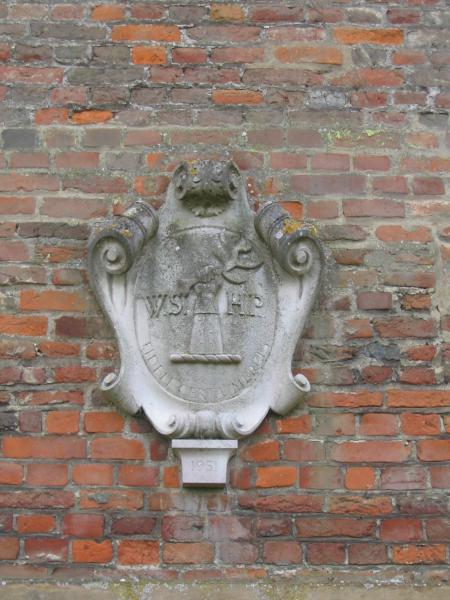
#> input picture assignment-3/images/memorial.jpg, 450 x 600 px; its folder holds 8 pictures in this run
$ jupyter execute Assignment3.ipynb
#> lines starting #> are read from the running program, lines starting #| are printed output that depends on the picture
### assignment-3/src/GrabCut.py
import numpy as np
import maxflow
from sklearn.cluster import KMeans
from sklearn.mixture import GaussianMixture

# [12 lines left out: function display_img_arr, not called in this run]

class GrabCut:
    def __init__(self, img, gamma, k, connected, max_iter, bbox, mask, iters):
        h = img.shape[1]
        w = img.shape[0]

        self.k = k
        self.gamma = gamma
        self.img = img.astype(np.float64)

        up = ((self.img[1:, :] - self.img[:-1, :])**2).sum()# Up-difference expectation
        upright = ((self.img[1:, :-1] - self.img[:-1, 1:])**2).sum() # Up-Right difference  expectation
        left = ((self.img[:, 1:] - self.img[:, :-1])**2).sum() # Left-difference expectation
        upleft = ((self.img[1:, 1:] - self.img[:-1, :-1])**2).sum() # Up-Left difference expectation


        g = maxflow.GraphFloat()
        self.nodeids = g.add_grid_nodes(self.img.shape[:2])

        tot_pixels = 4*w*h - 3*h - 3*w + 2
        inv_beta = up + upright + left + upleft
        inv_beta = 2*inv_beta/tot_pixels
        self.beta = 1/inv_beta  # according to formula given in paper

        for x in range(h):
            for y in range(w):
                source_node = self.nodeids[y, x]
                if y-1 >= 0: # if top neighbor exists
                    dest_node = self.nodeids[y-1, x]
                    temp = np.sum((self.img[y, x] - self.img[y-1, x])**2)
                    wt = np.exp(-self.beta * temp)

                    n_link = self.gamma/1 * wt
                    source_node = self.nodeids[y, x]
                    g.add_edge(source_node, dest_node , n_link, n_link)

                if x-1 >= 0: # if left neighbor exists
                    dest_node = self.nodeids[y, x-1]
                    temp = np.sum((self.img[y, x] - self.img[y, x-1])**2)
                    wt = np.exp(-self.beta * temp)
                    n_link = self.gamma/1 * wt
                    source_node = self.nodeids[y, x]
                    g.add_edge(source_node, dest_node, n_link, n_link)

                if connected == 8:
                    if x-1 >= 0 and y-1 >= 0: # if top left neighbor exists
                        dest_node  = self.nodeids[y-1, x-1]
                        temp = np.sum((self.img[y, x] - self.img[y-1, x-1])**2)
                        wt = np.exp(-self.beta * temp )
                        source_node = self.nodeids[y, x]
                        n_link = self.gamma/np.sqrt(2) * wt
                        g.add_edge(source_node, dest_node, n_link, n_link)

                    if x+1 < h and y-1 >= 0: # if top right neighbor exists
                        source_node = self.nodeids[y, x]
                        temp = np.sum((self.img[y, x] - self.img[y-1, x+1])**2)
                        wt = np.exp(-self.beta * temp)
                        n_link = self.gamma/np.sqrt(2) * wt
                        dest_node = self.nodeids[y-1, x+1]
                        g.add_edge(source_node, dest_node, n_link, n_link)

        self.graph = g
        self.GC_BGD = 0 # Sure Background
        self.GC_FGD = 1 # Sure Foreground
        self.GC_PR_BGD = 2  #Probable background
        self.GC_PR_FGD = 3 #Probable foreground

        self.bbox = bbox
        x, y, w, h = bbox
        temp  = np.ones(shape = self.img.shape[:2])


        self.mask = self.GC_BGD * temp # Initially all trimap background
        self.mask[np.where(mask == 0)] = self.GC_BGD # Sure background
        left_start = y
        left_end = y+h+1
        right_start = x
        right_end = x+w+1

        self.mask[left_start:left_end, right_start:right_end] = self.GC_PR_FGD # trimap unknown set
        self.mask[np.where(mask == 1)] = self.GC_FGD # Sure foreground


        r_ind, c_ind = np.where(self.mask == self.GC_FGD)

        for i in range(len(r_ind)):
            r = r_ind[i]
            c = c_ind[i]
            edge = self.nodeids[r, c]
            self.graph.add_tedge(edge, np.inf, 0)

        r_ind, c_ind = np.where(self.mask == self.GC_BGD)

        for i in range(len(r_ind)):
            r = r_ind[i]
            c = c_ind[i]
            edge = self.nodeids[r, c]
            self.graph.add_tedge(edge, 0, np.inf)


        for i in range(iters):
            print("iteration "+str(i)+'\n')
            bg_condition = np.logical_or(self.mask == self.GC_BGD, self.mask == self.GC_PR_BGD)
            bg_pix = self.img[np.where(bg_condition)]
            bg_ci = np.empty(shape = len(bg_pix), dtype = int)
            KMB = KMeans(n_clusters=self.k, max_iter = max_iter).fit(bg_pix) # K Means for background pixels

            self.GMM_bg = GaussianMixture(n_components = self.k)
            self.GMM_bg.fit(bg_pix, KMB.labels_)

            fg_condition = np.logical_or(self.mask == self.GC_FGD, self.mask == self.GC_PR_FGD)
            fg_pix = self.img[np.where(fg_condition)]
            fg_ci = np.empty(shape = len(fg_pix), dtype = int)
            KMF = KMeans(n_clusters=self.k, max_iter = max_iter).fit(fg_pix) # K Means for foreground pixels
            self.GMM_fg = GaussianMixture(n_components = self.k)
            self.GMM_fg.fit(fg_pix, KMF.labels_)

            bg_ci = self.GMM_bg.predict(bg_pix)
            fg_ci = self.GMM_fg.predict(fg_pix)

            self.GMM_bg.fit(bg_pix, bg_ci)
            self.GMM_fg.fit(fg_pix, fg_ci)

            D_initial_bg = self.GMM_bg.weights_ / np.sqrt(np.linalg.det(self.GMM_bg.covariances_))
            D_initial_fg = self.GMM_fg.weights_ / np.sqrt(np.linalg.det(self.GMM_fg.covariances_))
            cov_inv_fg =  np.linalg.inv(self.GMM_fg.covariances_)
            cov_inv_bg =  np.linalg.inv(self.GMM_bg.covariances_)
            t_links_bg = np.empty(shape = (self.img.shape[0],self.img.shape[1]),dtype = np.float64)
            t_links_fg = np.empty(shape = (self.img.shape[0],self.img.shape[1]), dtype = np.float64)

            unkonwn_ind = np.logical_or(self.mask == self.GC_PR_BGD, self.mask == self.GC_PR_FGD)
            r_ind, c_ind = np.where(unkonwn_ind)

            for k in range(len(r_ind)):
                node = self.img[r_ind[i], c_ind[i]]
                summ = 0
                summ2 = 0
                for i in range(self.k):
                    summ += D_initial_bg[i] * np.exp(-0.5 * (self.img[r_ind[k], c_ind[k]] - self.GMM_bg.means_[i]).reshape(1, 3) @ cov_inv_bg[i] @ (self.img[r_ind[k], c_ind[k]] - self.GMM_bg.means_[i]).reshape(3, 1))[0][0]
                    summ2 += D_initial_fg[i] * np.exp(-0.5 * (self.img[r_ind[k], c_ind[k]] - self.GMM_fg.means_[i]).reshape(1, 3) @ cov_inv_fg[i] @ (self.img[r_ind[k], c_ind[k]] - self.GMM_fg.means_[i]).reshape(3, 1))[0][0]

                t_links_fg[r_ind[k], c_ind[k]] = -np.log(summ)
                t_links_bg[r_ind[k], c_ind[k]] = -np.log(summ2)

                self.graph.add_tedge(self.nodeids[r_ind[k], c_ind[k]], t_links_fg[r_ind[k], c_ind[k]], t_links_bg[r_ind[k], c_ind[k]])


            self.graph.maxflow()

            for i in range(len(r_ind)):
                edge = self.nodeids[r_ind[i], c_ind[i]]
                self.graph.add_tedge(edge, -t_links_fg[r_ind[i], c_ind[i]], -t_links_bg[r_ind[i], c_ind[i]])

                if self.graph.get_segment(edge) == 0:
                    self.mask[r_ind[i], c_ind[i]] = self.GC_PR_FGD
                else:
                    self.mask[r_ind[i], c_ind[i]] = self.GC_PR_BGD

### assignment-3/src/Assignment3.ipynb
# Assignment 3 - Image Segmentation using MRFs

## GrabCut

---
**TA** : Rohan, Prajwal
**Release date**: 05/03/21
**Submission date** : 16/03/21

---

For this assignment you will implement the GrabCut method mentioned in this [paper](https://cvg.ethz.ch/teaching/cvl/2012/grabcut-siggraph04.pdf). It is essentially an iterative version of GraphCut as shown in the figure below.

The code below takes an input image and follows these steps:
- It requires a bounding box to be drawn by the user to roughly segment out the foreground pixels
- It runs an initial min-cut optimization using the provided annotation
- The result of this optimization gives an initial segmentation
- To further refine this segmentation, the user provides two kinds of strokes to aid the optimization
    - strokes on the background pixels
    - strokes on the foreground pixels
- The algorithm now utilizes this to refine the original segmentation

You are allowed to use standard GMM libraries for the implementation. For usage of other libraries, please contact the TAs.

You can view this [video](https://www.youtube.com/watch?v=aOqOwM-Qbtg) to get a better idea of the steps involved.

Image segmentation is one exciting application of MRFs. You can further read about other applications of MRFs for Computer Vision [here](https://cedar.buffalo.edu/~srihari/CSE574/Chap8/Ch8-PGM-Undirected/9.5-MRFinCV.pdf).

#### Useful Links
* https://courses.engr.illinois.edu/cs543/sp2011/lectures/Lecture%2012%20-%20MRFs%20and%20Graph%20Cut%20Segmentation%20-%20Vision_Spring2011.pdf

[cell 1]
import numpy as np
import cv2
import matplotlib.pyplot as plt
from GrabCut import GrabCut
import os

[cell 2]
# [12 lines left out: function display_img_arr, not called in this run]

[cell 3]
class EventHandler:
    """
    Class for handling user input during segmentation iterations
    """

    def __init__(self, flags, img, _mask, colors):

        self.FLAGS = flags
        self.ix = -1
        self.iy = -1
        self.img = img
        self.img2 = self.img.copy()
        self._mask = _mask
        self.COLORS = colors

    @property
    def image(self):
        return self.img

    @image.setter
    def image(self, img):
        self.img = img

    @property
    def mask(self):
        return self._mask

    @mask.setter
    def mask(self, _mask):
        self._mask = _mask

    @property
    def flags(self):
        return self.FLAGS

    @flags.setter
    def flags(self, flags):
        self.FLAGS = flags

    # [41 lines left out: function handler, not called in this run]

[cell 4]
def run(infolder, filename: str, outfolder, iters, gamma, k):
    """
    Main loop that implements GrabCut.

    Input
    -----
    filename (str) : Path to image
    """

    COLORS = {
    'BLACK' : [0,0,0],
    'RED'   : [0, 0, 255],
    'GREEN' : [0, 255, 0],
    'BLUE'  : [255, 0, 0],
    'WHITE' : [255,255,255]
    }

    DRAW_BG = {'color' : COLORS['BLACK'], 'val' : 0}
    DRAW_FG = {'color' : COLORS['WHITE'], 'val' : 1}

    FLAGS = {
        'RECT' : (0, 0, 1, 1),
        'DRAW_STROKE': False,         # flag for drawing strokes
        'DRAW_RECT' : False,          # flag for drawing rectangle
        'rect_over' : False,          # flag to check if rectangle is  drawn
        'rect_or_mask' : -1,          # flag for selecting rectangle or stroke mode
        'value' : DRAW_FG,            # drawing strokes initialized to mark foreground
    }

    img = cv2.imread(infolder+filename)
    img2 = img.copy()
    mask = 10 * np.ones(img.shape[:2], dtype = np.uint8) # mask is a binary array with : 0 - background pixels
                                                         #                               1 - foreground pixels, 10 - initial value
    output = np.zeros(img.shape, np.uint8)           # output image to be shown

    # Input and segmentation windows
    cv2.namedWindow('Input Image')
    cv2.namedWindow('Segmented output')

    EventObj = EventHandler(FLAGS, img, mask, COLORS)
    cv2.setMouseCallback('Input Image', EventObj.handler)
    cv2.moveWindow('Input Image', img.shape[1] + 10, 90)

    gc = None # grab cut object

    while(1):

        img = EventObj.image
        mask = EventObj.mask
        FLAGS = EventObj.flags
        cv2.imshow('Segmented output', output)
        cv2.imshow('Input Image', img)

        k = cv2.waitKey(1)

        # key bindings
        if k == 27:
            # esc to exit
            break

        elif k == ord('0'):
            # Strokes for background
            FLAGS['value'] = DRAW_BG

        elif k == ord('1'):
            # FG drawing
            FLAGS['value'] = DRAW_FG

        elif k == ord('r'):
            # reset everything
            FLAGS['RECT'] = (0, 0, 1, 1)
            FLAGS['DRAW_STROKE'] = False
            FLAGS['DRAW_RECT'] = False
            FLAGS['rect_or_mask'] = -1
            FLAGS['rect_over'] = False
            FLAGS['value'] = DRAW_FG
            img = img2.copy()
            mask = 10 * np.ones(img.shape[:2], dtype = np.uint8)
            EventObj.image = img
            EventObj.mask = mask
            output = np.zeros(img.shape, np.uint8)

        elif k == 13:
            FLAGS['DRAW_RECT'] = False
            FLAGS['rect_over'] = True
            # Press carriage return to initiate segmentation

            #-------------------------------------------------#
            # Implement GrabCut here.                         #
            # Function should return a mask which can be used #
            # to segment the original image as shown on L90   #
            #-------------------------------------------------#

            #---------------- Initialization ----------------#

            print('starting grabcut')
            gc = GrabCut(img2,gamma, k, 8, 10, FLAGS['RECT'], mask, iters)
            img_res = np.zeros(img2.shape).astype(np.uint8)
            ind = np.where(np.logical_or(gc.mask == gc.GC_FGD, gc.mask == gc.GC_PR_FGD))

            img_res[ind] = img2[ind]
            img_res = cv2.cvtColor(img_res, cv2.COLOR_BGR2RGB)
            print('finished grabcut, select fg by pressing 1, bg by pressing 0 ')
            plt.imsave(outfolder+filename,img_res)
            display_img_arr([img_res], 1, 3, (20, 20), ['resultant img'])

        EventObj.flags = FLAGS
        mask2 = np.where((mask == 1), 255, 0).astype('uint8')
        output = cv2.bitwise_and(img2, img2, mask = mask2)

[cell 5]
img_names = os.listdir('../images')

[cell 6]
print(img_names)

for gamma = 50, iters = 5

[cell 7]
if __name__ == '__main__':
    run('../images/', 'memorial.jpg', '../outs/', iters=1,gamma=50,k=5)
#> in run, img is the input picture: shape (600, 450, 3); mean B, G, R 115.1, 125.3, 141.3
#> in __init__, `self._mask = _mask`: self._mask: shape (600, 450); every value is 10
#> in run, `FLAGS = EventObj.flags`: FLAGS = 6 items
#> (key Esc is pressed here)
    cv2.destroyAllWindows()

[cell 8]
if __name__ == '__main__':
    run('../images/', 'person6.jpg', '../outs/', iters=1,gamma=50,k=5)
#> call 2 of run, with infolder = '../images/', filename = 'person6.jpg', outfolder = '../outs/', iters = 1, gamma = 50, k = 5
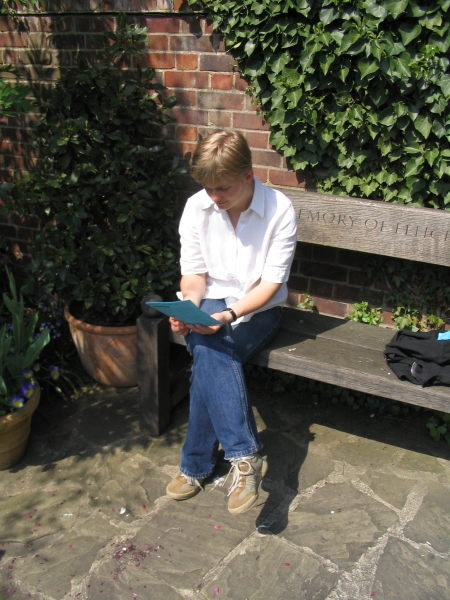
#> input picture assignment-3/images/person6.jpg, 450 x 600 px
#> in run, img is the input picture: shape (600, 450, 3); mean B, G, R 73.4, 86.3, 89
#> (key Enter is pressed here)
#> in __init__, `up = ((self.img[1:, :] - self.img[:-1, :])**2).sum()# Up-difference ex..`: up = 188869145
#> in __init__, `upright = ((self.img[1:, :-1] - self.img[:-1, 1:])**2).sum()`: upright = 265022566
#> in __init__, `left = ((self.img[:, 1:] - self.img[:, :-1])**2).sum()`: left = 149837807
#> in __init__, `upleft = ((self.img[1:, 1:] - self.img[:-1, :-1])**2).sum()`: upleft = 291109875
#> (the call stopped at in __init__, `g = maxflow.GraphFloat()`: maxflow is not available in this run)
    cv2.destroyAllWindows()

[cell 9]
if __name__ == '__main__':
    run('../images/', img_names[1], '../outs/', iters=5,gamma=50,k=5)
#> call 3 of run, with infolder = '../images/', filename = 'banana2.jpg', outfolder = '../outs/', iters = 5, gamma = 50, k = 5
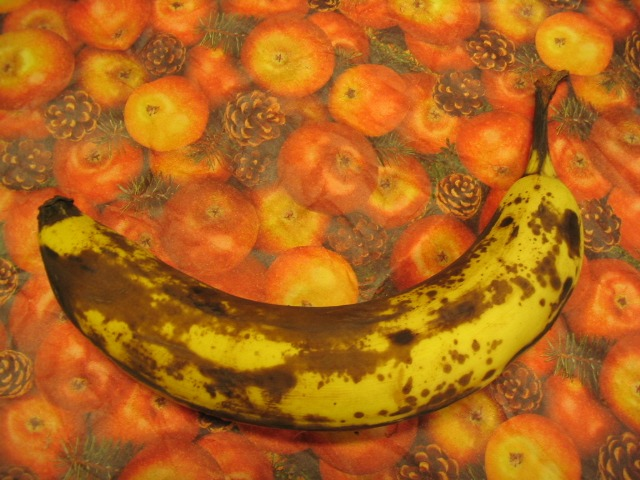
#> input picture assignment-3/images/banana2.jpg, 640 x 480 px
#> in run, img is the input picture: shape (480, 640, 3); mean B, G, R 26.2, 101.2, 178.3
#> in __init__ (call 3), `self._mask = _mask`: self._mask: shape (480, 640); every value is 10
#> in flags, `self.FLAGS = flags`: self.FLAGS = 6 items
#> in run (call 3), `mask2 = np.where((mask == 1), 255, 0).astype('uint8')`: mask2: shape (480, 640); every value is 0
    cv2.destroyAllWindows()

[cell 10]
if __name__ == '__main__':
    iters = 5
    run('../images/', img_names[6], '../outs/', iters=5,gamma=50,k=5)
#> (the call stopped at in __init__, `g = maxflow.GraphFloat()`: maxflow is not available in this run)
    cv2.destroyAllWindows()

[cell 11]
if __name__ == '__main__':
    iters = 5
    run('../images/', img_names[7], '../outs/', iters=5,gamma=50,k=5)
#> in run (call 5), `mask2 = np.where((mask == 1), 255, 0).astype('uint8')`: mask2: shape (600, 450); every value is 0
